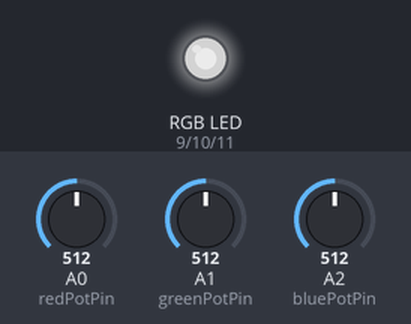
Recording of a sketch running on a simulated Arduino Uno, built with avr-gcc and run on an emulated ATmega328P. Shown: an RGB LED mixed from three pins (HIGH = lit). Inputs (shaded band) come from the test bench; at power-on: A0 (redPotPin) = 512, A1 (greenPotPin) = 512, A2 (bluePotPin) = 512. Dim RGB values are drawn brighter than linear.

Above: at 1.2 s.
1.3 s: A0 (redPotPin) set to 716
At 2.5 s:
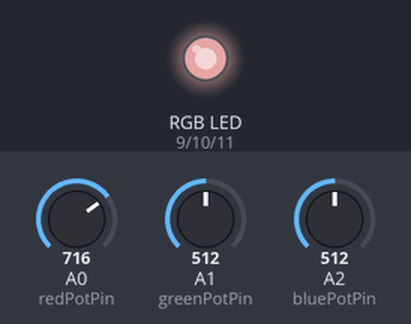
2.8 s: A1 (greenPotPin) set to 716
At 3.9 s:
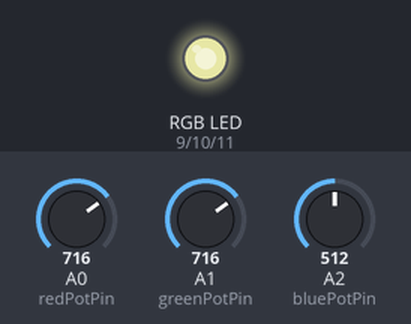
4.3 s: A2 (bluePotPin) set to 716
At 5.1 s:
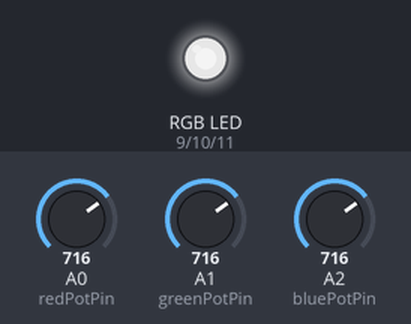
5.8 s: A0 (redPotPin) set to 900
At 6.4 s:
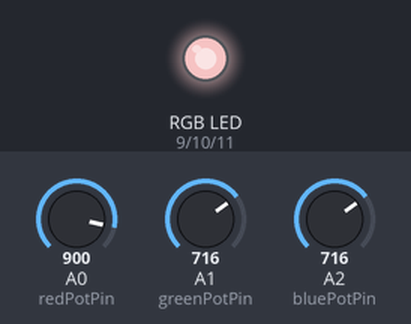
7.3 s: A1 (greenPotPin) set to 900
At 8.4 s:
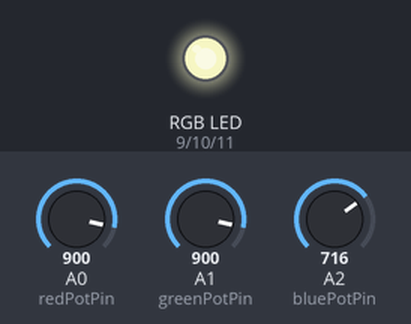
8.8 s: A2 (bluePotPin) set to 900
At 9.6 s:
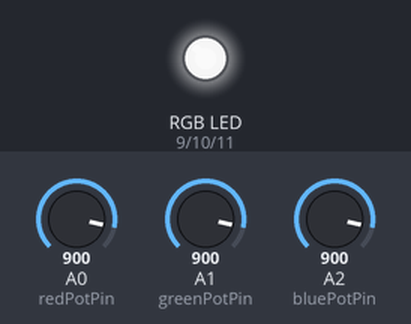
Timing chart, 0 to 11.3 s (numbered marks = the images above; inputs shaded):
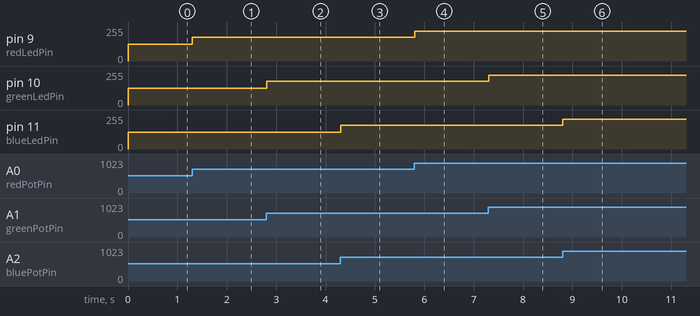

The sketch:

Homework1.ino
```cpp
const int redLedPin = 9;
const int greenLedPin = 10;
const int blueLedPin = 11;

const int redPotPin = A0;
const int greenPotPin = A1;
const int bluePotPin = A2;

const long minPotValue = 0;
const long maxPotValue = 1023;

const long minLedValue = 0;
const long maxLedValue = 255;

const byte anodComun = 0;

int redPotValue, greenPotValue, bluePotValue;

int redLedValue, greenLedValue, blueLedValue;

void setup() {
  pinMode(redLedPin, OUTPUT);
  pinMode(greenLedPin, OUTPUT);
  pinMode(blueLedPin, OUTPUT);

  pinMode(redPotPin, INPUT);
  pinMode(greenPotPin, INPUT);
  pinMode(bluePotPin, INPUT);
}

void loop() {
  redPotValue = analogRead(redPotPin);
  greenPotValue = analogRead(greenPotPin);
  bluePotValue = analogRead(bluePotPin);

  redLedValue = map(redPotValue, minPotValue, maxPotValue, minLedValue, maxLedValue);
  greenLedValue = map(greenPotValue, minPotValue, maxPotValue, minLedValue, maxLedValue);
  blueLedValue = map(bluePotValue, minPotValue, maxPotValue, minLedValue, maxLedValue);

  setColor(redLedValue, greenLedValue, blueLedValue);

  delay(10);
}

void setColor(int redValue, int greenValue, int blueValue){
  if(anodComun) {
    redValue = maxLedValue - redValue;
    greenValue = maxLedValue - greenValue;
    blueValue = maxLedValue - blueValue;
  }
  analogWrite(redLedPin, redValue);
  analogWrite(greenLedPin, greenValue);
  analogWrite(blueLedPin, blueValue);
}
```

Measured:
- after the input at 1.3 s, pin 9 (redLedPin): 127/255 → 178/255 at once
- after the input at 2.8 s, pin 10 (greenLedPin): 127/255 → 178/255 at once
- after the input at 4.3 s, pin 11 (blueLedPin): 127/255 → 178/255 at once
- after the input at 5.8 s, pin 9 (redLedPin): 178/255 → 224/255 at once
- after the input at 7.3 s, pin 10 (greenLedPin): 178/255 → 224/255 at once
- after the input at 8.8 s, pin 11 (blueLedPin): 178/255 → 224/255 at once
